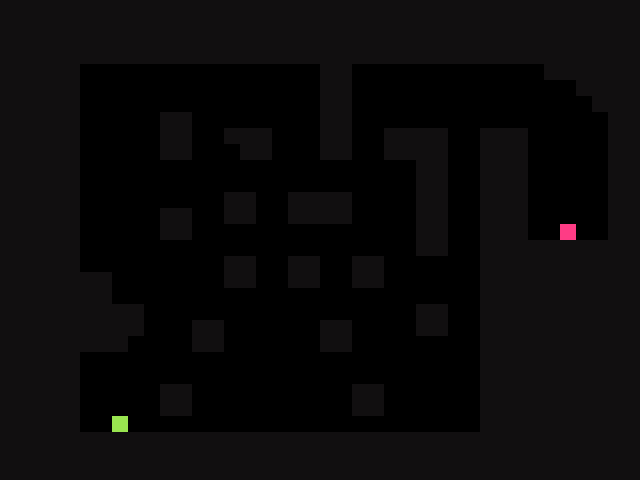

A 2D game scene composited from a Tiled map and its tileset images. What follows is a short description and the map's XML, with every tile layer's data as written:
An orthogonal 40x30 tile map with 16x16 px tiles, 1 tile layer (图块层 1).

<map version="1.10" tiledversion="1.11.2" orientation="orthogonal" renderorder="right-down" width="40" height="30" tilewidth="16" tileheight="16" infinite="0" nextlayerid="2" nextobjectid="1">
 <editorsettings>
  <export target="level3.csv" format="csv" />
 </editorsettings>
 <tileset firstgid="1" source="tile.tsx" />
 <layer id="1" name="图块层 1" width="40" height="30">
  <data encoding="csv">
1,1,1,1,1,1,1,1,1,1,1,1,1,1,1,1,1,1,1,1,1,1,1,1,1,1,1,1,1,1,1,1,1,1,1,1,1,1,1,1,
1,1,1,1,1,1,1,1,1,1,1,1,1,1,1,1,1,1,1,1,1,1,1,1,1,1,1,1,1,1,1,1,1,1,1,1,1,1,1,1,
1,1,1,1,1,1,1,1,1,1,1,1,1,1,1,1,1,1,1,1,1,1,1,1,1,1,1,1,1,1,1,1,1,1,1,1,1,1,1,1,
1,1,1,1,1,1,1,1,1,1,1,1,1,1,1,1,1,1,1,1,1,1,1,1,1,1,1,1,1,1,1,1,1,1,1,1,1,1,1,1,
1,1,1,1,1,0,0,0,0,0,0,0,0,0,0,0,0,0,0,0,1,1,0,0,0,0,0,0,0,0,0,0,0,0,1,1,1,1,1,1,
1,1,1,1,1,0,0,0,0,0,0,0,0,0,0,0,0,0,0,0,1,1,0,0,0,0,0,0,0,0,0,0,0,0,0,0,1,1,1,1,
1,1,1,1,1,0,0,0,0,0,0,0,0,0,0,0,0,0,0,0,1,1,0,0,0,0,0,0,0,0,0,0,0,0,0,0,0,1,1,1,
1,1,1,1,1,0,0,0,0,0,1,1,0,0,0,0,0,0,0,0,1,1,0,0,0,0,0,0,0,0,0,0,0,0,0,0,0,0,1,1,
1,1,1,1,1,0,0,0,0,0,1,1,0,0,1,1,1,0,0,0,1,1,0,0,1,1,1,1,0,0,1,1,1,0,0,0,0,0,1,1,
1,1,1,1,1,0,0,0,0,0,1,1,0,0,0,1,1,0,0,0,1,1,0,0,1,1,1,1,0,0,1,1,1,0,0,0,0,0,1,1,
1,1,1,1,1,0,0,0,0,0,0,0,0,0,0,0,0,0,0,0,0,0,0,0,0,0,1,1,0,0,1,1,1,0,0,0,0,0,1,1,
1,1,1,1,1,0,0,0,0,0,0,0,0,0,0,0,0,0,0,0,0,0,0,0,0,0,1,1,0,0,1,1,1,0,0,0,0,0,1,1,
1,1,1,1,1,0,0,0,0,0,0,0,0,0,1,1,0,0,1,1,1,1,0,0,0,0,1,1,0,0,1,1,1,0,0,0,0,0,1,1,
1,1,1,1,1,0,0,0,0,0,1,1,0,0,1,1,0,0,1,1,1,1,0,0,0,0,1,1,0,0,1,1,1,0,0,0,0,0,1,1,
1,1,1,1,1,0,0,0,0,0,1,1,0,0,0,0,0,0,0,0,0,0,0,0,0,0,1,1,0,0,1,1,1,0,0,3,0,0,1,1,
1,1,1,1,1,0,0,0,0,0,0,0,0,0,0,0,0,0,0,0,0,0,0,0,0,0,1,1,0,0,1,1,1,1,1,1,1,1,1,1,
1,1,1,1,1,0,0,0,0,0,0,0,0,0,1,1,0,0,1,1,0,0,1,1,0,0,0,0,0,0,1,1,1,1,1,1,1,1,1,1,
1,1,1,1,1,1,1,0,0,0,0,0,0,0,1,1,0,0,1,1,0,0,1,1,0,0,0,0,0,0,1,1,1,1,1,1,1,1,1,1,
1,1,1,1,1,1,1,0,0,0,0,0,0,0,0,0,0,0,0,0,0,0,0,0,0,0,0,0,0,0,1,1,1,1,1,1,1,1,1,1,
1,1,1,1,1,1,1,1,1,0,0,0,0,0,0,0,0,0,0,0,0,0,0,0,0,0,1,1,0,0,1,1,1,1,1,1,1,1,1,1,
1,1,1,1,1,1,1,1,1,0,0,0,1,1,0,0,0,0,0,0,1,1,0,0,0,0,1,1,0,0,1,1,1,1,1,1,1,1,1,1,
1,1,1,1,1,1,1,1,0,0,0,0,1,1,0,0,0,0,0,0,1,1,0,0,0,0,0,0,0,0,1,1,1,1,1,1,1,1,1,1,
1,1,1,1,1,0,0,0,0,0,0,0,0,0,0,0,0,0,0,0,0,0,0,0,0,0,0,0,0,0,1,1,1,1,1,1,1,1,1,1,
1,1,1,1,1,0,0,0,0,0,0,0,0,0,0,0,0,0,0,0,0,0,0,0,0,0,0,0,0,0,1,1,1,1,1,1,1,1,1,1,
1,1,1,1,1,0,0,0,0,0,1,1,0,0,0,0,0,0,0,0,0,0,1,1,0,0,0,0,0,0,1,1,1,1,1,1,1,1,1,1,
1,1,1,1,1,0,0,0,0,0,1,1,0,0,0,0,0,0,0,0,0,0,1,1,0,0,0,0,0,0,1,1,1,1,1,1,1,1,1,1,
1,1,1,1,1,0,0,2,0,0,0,0,0,0,0,0,0,0,0,0,0,0,0,0,0,0,0,0,0,0,1,1,1,1,1,1,1,1,1,1,
1,1,1,1,1,1,1,1,1,1,1,1,1,1,1,1,1,1,1,1,1,1,1,1,1,1,1,1,1,1,1,1,1,1,1,1,1,1,1,1,
1,1,1,1,1,1,1,1,1,1,1,1,1,1,1,1,1,1,1,1,1,1,1,1,1,1,1,1,1,1,1,1,1,1,1,1,1,1,1,1,
1,1,1,1,1,1,1,1,1,1,1,1,1,1,1,1,1,1,1,1,1,1,1,1,1,1,1,1,1,1,1,1,1,1,1,1,1,1,1,1
</data>
 </layer>
</map>
